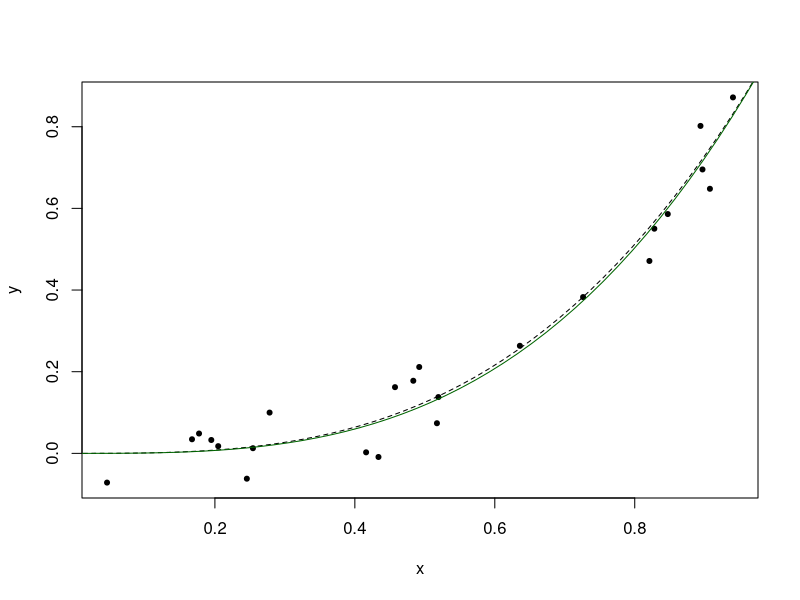

Here is the R script that generated this plot: (Note: this script raises an error after producing the figure.)
len <- 24
x = runif(len)
y = x^3 + runif(len, min = -0.1, max = 0.1)
plot(x, y, pch = 20)

s <- seq(from = 0, to = 1, length = 50)
lines(s, s^3, lty = 2)

df <- data.frame(x, y)
m <- nls(y ~ I(x^power), data = df, start = list(power = 1), trace = T)

lines(s, predict(m, list(x = s)), col = "dark green")
summary(m)

m.exp <- nls(y ~ I(a * exp(b * x)), data = df, start = list(a = 1, b = 0), trace = T)
lines(s, predict(m.exp, list(x = s)), col = "red")

exp.eq <- function(x, a, b) {
  exp(1)^(a + b * sin(x^4))
}
exp.eq(2, 1, 3)  # testing the equation works: 3^2 + 1 = 10

m.sinexp <- nls(y ~ exp.eq(x, a, b), data = df, start = list(a = 1, b = 1), 
                trace = T)
lines(s, predict(m.sinexp, list(x = s)), col = "blue")


curve_fit <- function(type, legend.title, len = 24) {
  
  # generate a basic plot of data points
  len <- 24
  x = runif(len)
  y = x^3 + runif(len, min = -0.1, max = 0.1)
  plot(x, y, pch = 20, main = "Curve Fitting")
  
  # scratch a basic line to fit the data
  s <- seq(from = 0, to = 1, length = 50)
  lines(s, s^3, lty = 2)
  
  # plot the first predict function
  df <- data.frame(x, y)
  m <- nls(y ~ I(x^power), data = df, start = list(power = 1), trace = T)
  
  lines(s, predict(m, list(x = s)), col = "dark green")
  summary(m)
  
  # plot the second predict function (exponential)
  m.exp <- nls(y ~ I(a * exp(b * x)), data = df, start = list(a = 1, b = 0), trace = T)
  lines(s, predict(m.exp, list(x = s)), col = "red")
  
  # plot the third predict function (pre-defined)
  exp.eq <- function(x, a, b) {
    exp(1)^(a + b * sin(x^4))
  }
  exp.eq(2, 1, 3)  # testing the equation works: 3^2 + 1 = 10
  
  m.sinexp <- nls(y ~ exp.eq(x, a, b), data = df, start = list(a = 1, b = 1), 
                  trace = T)
  lines(s, predict(m.sinexp, list(x = s)), col = "blue")
  
  # add a legend
  legend.text <- c(paste0(min, " % or less"),
                   paste0(min + inc, " %"),
                   paste0(min + 2 * inc, " %"),
                   paste0(min + 3 * inc, " %"),
                   paste0(max, " % or more"))
  
  legend("bottomleft", 
         legend = legend.text, 
         fill = shades[c(1, 25, 50, 75, 100)], 
         title = legend.title)
}